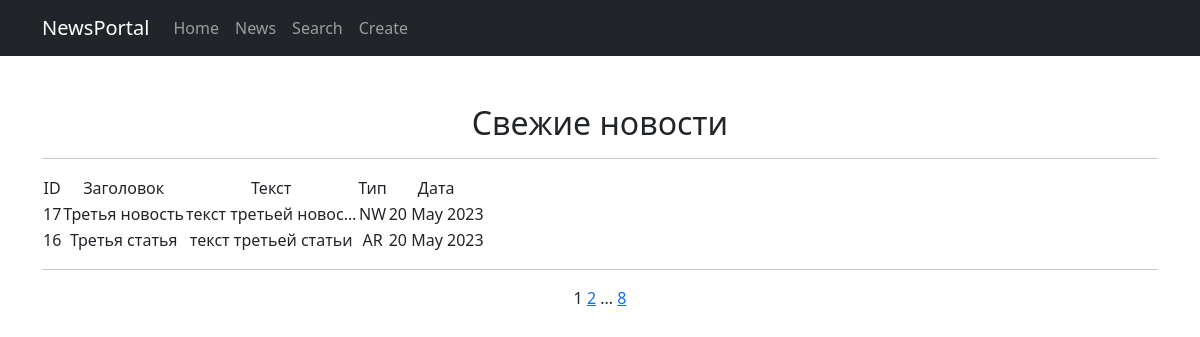
Page /news/ on the committed database.
### newsapp/models.py (models this page shows, shortened)
class Post(models.Model):
    news = 'NW'
    article = 'AR'
    CATEGORY_CHOISES = [
        (news, 'Новость'),
        (article, 'Статья'),
    ]
    category_type = models.CharField(max_length=2, choices=CATEGORY_CHOISES, default=news)
    title = models.CharField(max_length=255)
    description = models.TextField()
    date_creation = models.DateTimeField(auto_now_add=True)
    category = models.ForeignKey(
        to='Category',
        on_delete=models.CASCADE,
        related_name='posts',
    )

### newsapp/views.py (the view)
# urls.py: path('', PostList.as_view(), name='post_list'),
class PostList(ListView):
    model = Post
    ordering = '-id'
    template_name = 'posts.html'
    context_object_name = 'posts'
    paginate_by = 2
    def get_queryset(self):
        queryset = super().get_queryset()
        self.filterset = PostFilter(self.request.GET, queryset)
        return self.filterset.qs
    def get_context_data(self, **kwargs):
        context = super().get_context_data(**kwargs)
        context['time_now'] = datetime.utcnow()
        context['filterset'] = self.filterset
        return context

### newsapp/templatetags/custom_filters.py (called while the page is built)
@register.filter()
def censor(text):
    censored_list = []
    for i in text.split():
        if i.isdigit() is not True:
            if i.lower() in STOP_LIST:
                i = i[0] + '*'*(len(i) - 1)
                censored_list.append(i)
            else:
                censored_list.append(i)
        else:
            i = '<Ошибка>'
            censored_list.append(i)
    return ' '.join(censored_list)

### newsapp/templatetags/custom_tags.py (called while the page is built)
@register.simple_tag(takes_context=True)
def url_replace(context, **kwargs):
    d = context['request'].GET.copy()
    for k, v in kwargs.items():
        d[k] = v
    return d.urlencode()

### templates/posts.html (shortened to what this page needs)
{% extends 'flatpages/default.html' %}
{% load custom_filters %}
{% load custom_tags %}
{% block content %}
    <h2>Свежие новости</h2>
    <hr>
    {% if posts %}
        <table>
            <tr>
                <td>ID</td>
                <td>Заголовок</td>
                <td>Текст</td>
                <td>Тип</td>
                <td>Дата</td>
            </tr>
            {% for post in posts %}
            <tr>
                <td>{{ post.id }}</td>
                <td>{{ post.title|censor }}</td>
                <td>{{ post.description|truncatechars:20|censor }}</td>
                <td>{{ post.category_type|truncatechars:2 }}</td>
                <td>{{ post.date_creation|date:'d M Y' }}</td>
            </tr>
            {% endfor %}
        </table>
            <hr>
    {% else %}
        <h2>Новостей еще нет!</h2>
    {% endif %}
   {{ page_obj.number }}
   {% if page_obj.has_next %}
       <a href="?{% url_replace page=page_obj.next_page_number %}">{{ page_obj.next_page_number }}</a>
       {% if paginator.num_pages != page_obj.next_page_number %}
           ...
           <a href="?{% url_replace page=page_obj.paginator.num_pages %}">{{ page_obj.paginator.num_pages }}</a>
       {% endif %}
   {% endif %}
{% endblock content %}

### rows in the picture
Post: id "17", title|censor "Третья новость", description|censor "текст третьей новос…", category_type "NW", date_creation "20 May 2023"
Post: id "16", title|censor "Третья статья", description|censor "текст третьей статьи", category_type "AR", date_creation "20 May 2023"

### other values in the picture
{{ page_obj.number }} "1"
{{ page_obj.next_page_number }} "2"
{{ page_obj.paginator.num_pages }} "8"
